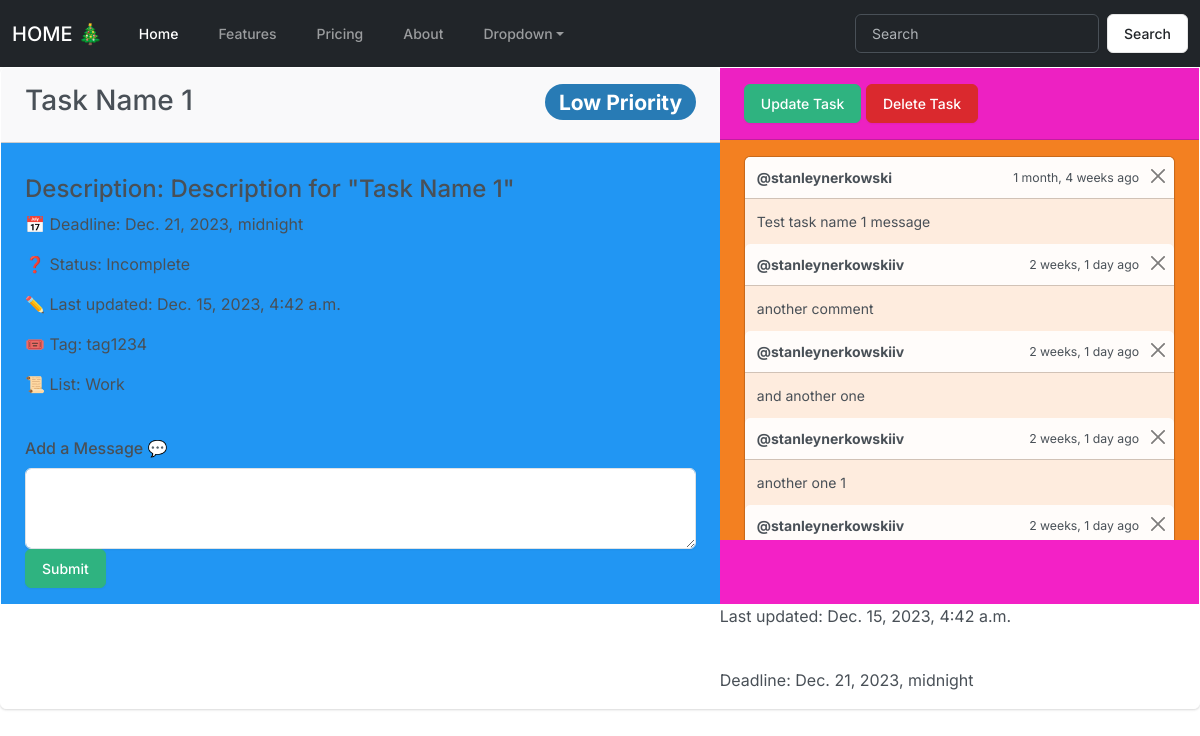
Page /task/1/ on the committed database.
### base/models.py (models this page shows, shortened)
class Task(models.Model): #consider adding feature later where you can add sub tasks to tasks
    user = models.ForeignKey(User, on_delete=models.SET_NULL, null=True)
    tag = models.ForeignKey(Tag, on_delete=models.SET_NULL, null=True)
    list = models.ForeignKey(List, on_delete=models.SET_NULL, null=True)
    priority = models.ForeignKey(Priority, on_delete=models.SET_NULL, null=True)
    status = models.ForeignKey(Status, on_delete=models.SET_NULL, null=True)
    name = models.CharField(max_length=250)
    description = models.TextField(null=True, blank=True) #null is allowed otherwords this can be blank
    update = models.DateTimeField(auto_now=True) # This will take time stamps automatically
    created = models.DateTimeField(auto_now_add=True) # auto_now_add this will be the initial time stamp. so maybe when a room was created
    completed = models.DateTimeField(null=True, blank=True)
    deadline = models.DateTimeField(null=True, blank=True)

class Priority(models.Model): #
    priority = models.CharField(max_length=70)
    tag_color_type = models.CharField(max_length=70, null=True)
    def __str__(self):
        return self.priority

class Status(models.Model): #
    status = models.CharField(max_length=70)
    def __str__(self):
        return self.status

class Tag(models.Model):
    tag = models.CharField(max_length=70)
    def __str__(self):
        return self.tag

class List(models.Model): # what list the topics will be in, basically groups
    name = models.CharField(max_length=70)
    def __str__(self):
        return self.name

class UpdateMessage(models.Model): # will allow user to make comments and updates on their Task
    user = models.ForeignKey(User, on_delete=models.CASCADE)
    task = models.ForeignKey(Task, on_delete=models.CASCADE) # on_delete=models.CASCADE when a room is deleted all the messages (children) will be deleted
    body = models.TextField()
    update = models.DateTimeField(auto_now=True) # This will take time stamps automaticallyt
    created = models.DateTimeField(auto_now_add=True) # auto_now_add this will be the initial time stamp. so maybe when a room was created
    class Meta:
        ordering = ['-update', '-created']

### base/views.py (the view, shortened to what this page needs)
# urls.py: path('task/<str:pk>/', views.task, name="task"),
def task(request, pk):
    task = Task.objects.get(id=pk)
    task_messages = task.updatemessage_set.all().order_by('created') #model name is always lowercase. this will give us the set of messages that are related to this room
    statuss = Status.objects.all()
    context = {'task':task, 'task_messages':task_messages, 'statuss':statuss}
    return render(request, 'base/task.html', context)

### base/templates/base/task.html (shortened to what this page needs)
{% extends 'main.html' %}
{% block content %}
<div class="card border-secondary mb-3" >
  <div class ="card-layout-unique">
    <div class="header">
      <div class="card-header">
        <h3>
          {{task.name}}
          {% if "primary" in task.priority.tag_color_type %}
            <span class="badge rounded-pill bg-primary float-end">{{task.priority}} Priority</span>
          {% elif "secondary" in task.priority.tag_color_type %}
            <span class="badge rounded-pill bg-secondary float-end">{{task.priority}} Priority</span>
          {% elif "success" in task.priority.tag_color_type %}
            <span class="badge rounded-pill bg-success float-end">{{task.priority}} Priority</span>
          {% elif "danger" in task.priority.tag_color_type %}
            <span class="badge rounded-pill bg-danger float-end">{{task.priority}} Priority</span>
          {% elif "warning" in task.priority.tag_color_type %}
            <span class="badge rounded-pill bg-warning float-end">{{task.priority}} Priority</span>
          {% elif "info" in task.priority.tag_color_type %}
            <span class="badge rounded-pill bg-info float-end">{{task.priority}} Priority</span>
          {% elif "light" in task.priority.tag_color_type %}
            <span class="badge rounded-pill bg-light float-end">{{task.priority}} Priority</span>
          {% elif "bg-dark" in task.priority.tag_color_type %}
            <span class="badge rounded-pill bg-dark float-end">{{task.priority}} Priority</span>
          {% endif %}
        </h3>
      </div>
      <div class="task_info" class="row">
      <div class="card-body">
        <div class="task-layout">
            <p class="card-text">
                <div>
                  {% if 'update' not in request.path %}
                  <h4 class="card-title">Description: {{task.description}} </h4>
                    <div>
                      <p> 📅 Deadline: {{task.deadline}}</p>
                      <p> ❓  Status: {{task.status}}</p>
                      <p> ✏️ Last updated: {{task.update}} </p>
                      <p> 🎟️ Tag: {{task.tag}}</p>
                      <p> 📜 List: {{task.list}}</p>
                    </div>
                    <form class="button__select" method="POST">
                    <div class="form-group">
                      <label for="exampleTextarea" class="form-label mt-4">Add a Message 💬</label>
                      <textarea class="form-control" name = "body" id="exampleTextarea" rows="3"></textarea>
                    </div>
                    <input href="{% url 'task' task.id%}" class="btn btn-success" name="action"  type="submit"> </input>
                     </form>
                    {% elif 'update' in request.path %}
                    {% include 'base/update_create_task.html' %}
                      <a href="{% url 'task' task.id%}" class="btn btn-danger" type="submit"> Cancel</a>
                    </div>
                    {% endif %}
                  </div>
        </div>
      </div>
    </div>
    </div>
    <div class="side_bar">
      <div>
        <p> Last updated: {{task.update}}</p>
        <br>
        <p> Deadline: {{task.deadline}}</p>
      </div>
    </div>
        <div class="side_bar_header">
        <div class="card-header">
            {% if 'update' not in request.path %}
            <a href="{% url 'update-task' task.id%}" class="btn btn-success" type="submit"> Update Task</a>
            {% elif 'update' in request.path %}
            <a href="{% url 'task' task.id%}" class="btn btn-success" type="submit"> Stop Editing Task</a>
            {% endif %}
            <a href="{% url 'delete-task' task.id%}" class="btn btn-danger" type="submit"> Delete Task</a>
      </div>
  <div class="messages" class="row">
  <div class="card-body">
      <div style="width:auto;" class="toast show" role="alert" aria-live="assertive" aria-atomic="true">
          {% for message in task_messages %}
              <div class="toast-header">
                  <strong class="me-auto">
                      @{{message.user}}
                  </strong>
                  <small>
                      {{message.created|timesince}} ago
                  </small>
                  <a href="{% url 'delete-message' message.id%}" type="button" class="btn-close ms-2 mb-1" data-bs-dismiss="toast" aria-label="Close">
                  </a>
              </div>
              <div class="toast-body">
                  {{message.body}}
                  <br>
              </div>
          {% endfor %}
      </div>
    </div>
  </div>
  </div>
  </div>
</div>
{% endblock content %}

### templates/main.html
<!DOCTYPE html>
{% load static %}
<html>
    <head>
        <link rel="stylesheet" type="text/css" href="https://bootswatch.com/5/zephyr/bootstrap.min.css" />
        <link rel="stylesheet" href="{% static 'styles/style.css'%} " />
    </head>
    <body>
        {% include 'navbar.html' %}
        {% block content %}
        {% endblock content %}
    </body>
</html>

### templates/navbar.html (shortened to what this page needs)
  <nav class="navbar navbar-expand-lg bg-dark" data-bs-theme="dark">
    <div class="container-fluid">
      <a class="navbar-brand" href="{% url 'home' %}">HOME 🎄</a>
      <div class="collapse navbar-collapse" id="navbarColor02">
        <ul class="navbar-nav me-auto">
          <li class="nav-item">
            <a class="nav-link active" href="#">Home
            </a>
          </li>
          <li class="nav-item">
            <a class="nav-link" href="#">Features</a>
          </li>
          <li class="nav-item">
            <a class="nav-link" href="#">Pricing</a>
          </li>
          <li class="nav-item">
            <a class="nav-link" href="#">About</a>
          </li>
          <li class="nav-item dropdown">
            <a class="nav-link dropdown-toggle" data-bs-toggle="dropdown" href="#" role="button" aria-haspopup="true" aria-expanded="false">Dropdown</a>
          </li>
        </ul>
        <form class="d-flex">
          <input class="form-control me-sm-2" type="search" placeholder="Search">
          <button class="btn btn-secondary my-2 my-sm-0" type="submit">Search</button>
        </form>
      </div>
    </div>
  </nav>

### rows in the picture
Task: name "Task Name 1", priority "Low", description "Description for \"Task Name 1\"", deadline "Dec. 21, 2023, midnight", status "Incomplete", update "Dec. 15, 2023, 4:42 a.m.", tag "tag1234", list "Work"
UpdateMessage: user "stanleynerkowski", created "1 month, 4 weeks", body "Test task name 1 message"
UpdateMessage: user "stanleynerkowskiiv", created "2 weeks, 1 day", body "another comment"
UpdateMessage: user "stanleynerkowskiiv", created "2 weeks, 1 day", body "and another one"
UpdateMessage: user "stanleynerkowskiiv", created "2 weeks, 1 day", body "another one 1"
UpdateMessage: user "stanleynerkowskiiv", created "2 weeks, 1 day"
